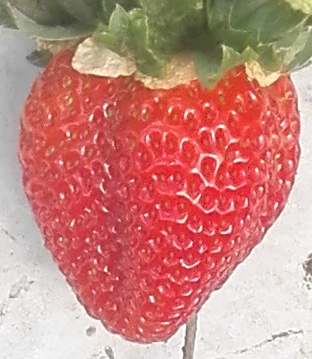
#> input picture Data/Sample/fresa_000.jpg, 312 x 359 px; its folder holds only this picture in this run
$ python preprocessing.py
#> lines starting #> are read from the running program, lines starting #| are printed output that depends on the picture; after the words box and inside, x2 and y2 are one past the last pixel; in counts of white or black regions, pixels touching at a corner belong together
import cv2
import os
import numpy as np

# Input and Output Directories
input_dir = "Data/Sample"
output_dir = "processed_images/sample"

# Ensure output directory exists
os.makedirs(output_dir, exist_ok=True)

# Process all images
for filename in os.listdir(input_dir):
    if filename.endswith(".jpg") or filename.endswith(".png"):
        # Read image
        image = cv2.imread(os.path.join(input_dir, filename))
#> image is the input picture: shape (359, 312, 3); mean B, G, R 125.8, 133.6, 199.9

        # Resize
        image = cv2.resize(image, (256, 256))
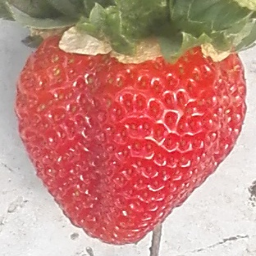
#> image: shape (256, 256, 3); mean B, G, R 125.7, 133.5, 199.8

        # Noise Reduction
        image = cv2.GaussianBlur(image, (5,5), 0)
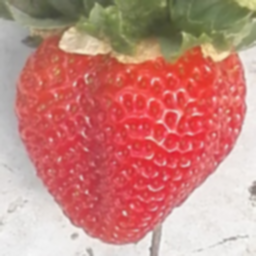
#> image: shape (256, 256, 3); mean B, G, R 125.7, 133.5, 199.8

        # Convert to HSV
        hsv_image = cv2.cvtColor(image, cv2.COLOR_BGR2HSV)
#> hsv_image: shape (256, 256, 3); mean H, S, V 62.8, 98.2, 200.7

        # Background Segmentation
        gray = cv2.cvtColor(image, cv2.COLOR_BGR2GRAY)
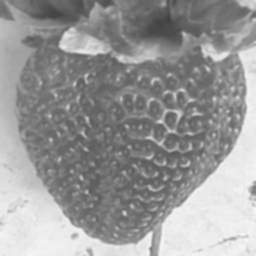
#> gray: shape (256, 256); min 65, max 247, mean 152.4
        _, threshold = cv2.threshold(gray, 0, 255, cv2.THRESH_BINARY + cv2.THRESH_OTSU)
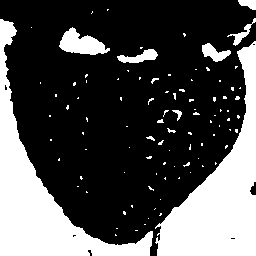
#> threshold: shape (256, 256); 30.5% white; 97 white regions (85 under 20 px), largest, box (x1, y1, x2, y2) and area: (155, 41, 256, 256) 8903, (0, 19, 153, 256) 8745, (59, 27, 110, 55) 793

        # Save Processed Image
        cv2.imwrite(os.path.join(output_dir, filename), image)

print("Batch Processing Complete!")

$ run again, on Data/Sample/fresa_004.jpg
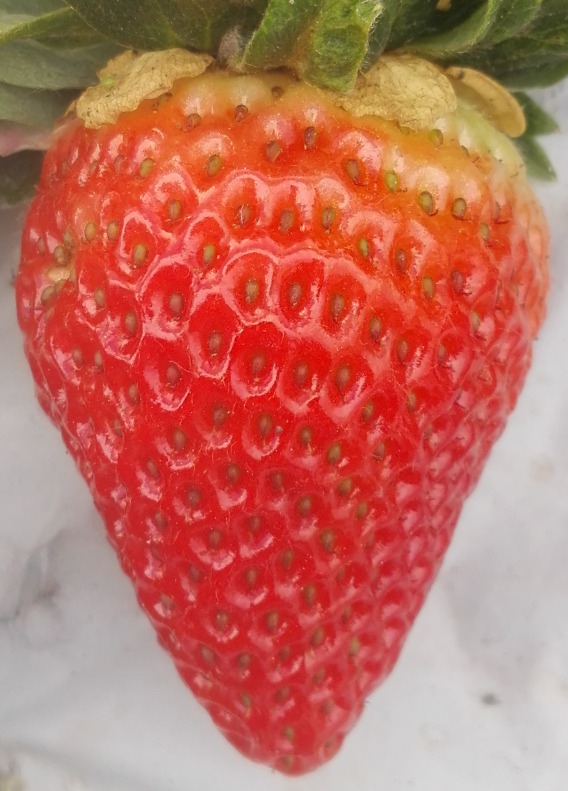
#> input picture Data/Sample/fresa_004.jpg, 1135 x 1582 px (shown at 1/2 size)
#> image is the input picture: shape (1582, 1135, 3); mean B, G, R 94.2, 110.6, 191.4
#> hsv_image: shape (256, 256, 3); mean H, S, V 42.4, 128.1, 191.4
#> `gray = cv2.cvtColor(image, cv2.COLOR_BGR2GRAY)`:
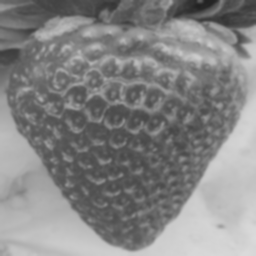
#> gray: shape (256, 256); min 34, max 219, mean 132.8
#> `_, threshold = cv2.threshold(gray, 0, 255, cv2.THRESH_BINARY + cv2.THR..`:
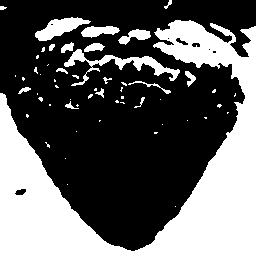
#> threshold: shape (256, 256); 37.4% white; 56 white regions (38 under 20 px), largest, box (x1, y1, x2, y2) and area: (0, 20, 256, 256) 21416, (64, 49, 180, 86) 968, (35, 17, 91, 41) 639

$ run again, on Data/Sample/fresa_005.jpg
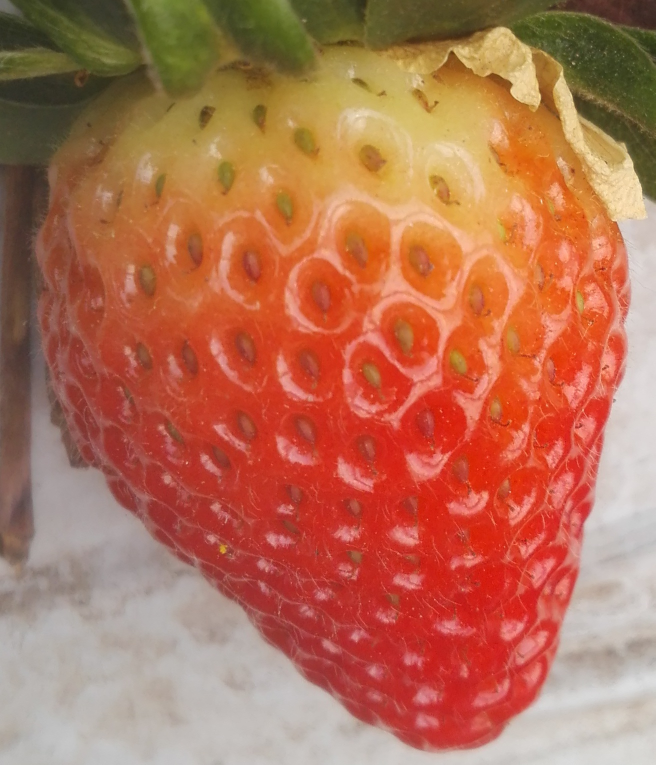
#> input picture Data/Sample/fresa_005.jpg, 1311 x 1529 px (shown at 1/2 size)
#> image is the input picture: shape (1529, 1311, 3); mean B, G, R 85.2, 113, 180.2
#> hsv_image: shape (256, 256, 3); mean H, S, V 13.4, 132.1, 180.3
#> `gray = cv2.cvtColor(image, cv2.COLOR_BGR2GRAY)`:
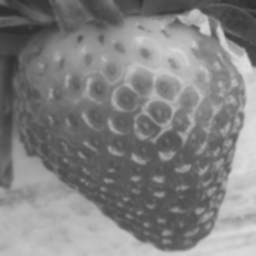
#> gray: shape (256, 256); min 46, max 221, mean 129.8
#> `_, threshold = cv2.threshold(gray, 0, 255, cv2.THRESH_BINARY + cv2.THR..`:
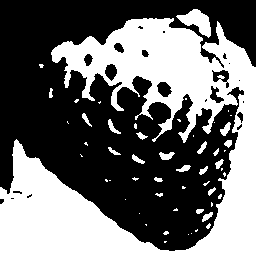
#> threshold: shape (256, 256); 42.4% white; 54 white regions (33 under 20 px), largest, box (x1, y1, x2, y2) and area: (0, 18, 256, 256) 26179, (176, 9, 211, 38) 488, (159, 152, 175, 160) 85

$ run again, on Data/Sample/fresa_006.jpg
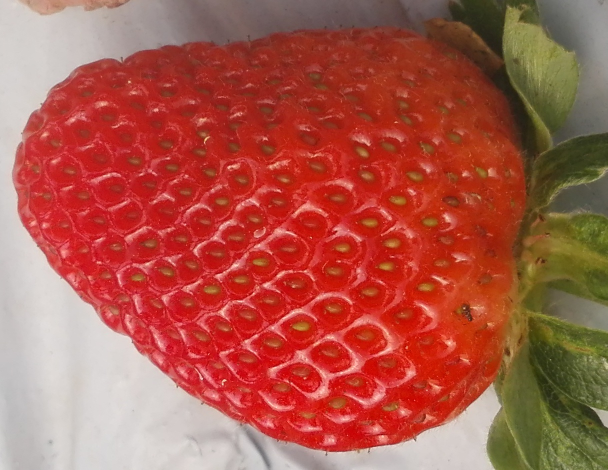
#> input picture Data/Sample/fresa_006.jpg, 1215 x 940 px (shown at 1/2 size)
#> image is the input picture: shape (940, 1215, 3); mean B, G, R 74.7, 88.9, 171.8
#> hsv_image: shape (256, 256, 3); mean H, S, V 22.2, 145.7, 172
#> `gray = cv2.cvtColor(image, cv2.COLOR_BGR2GRAY)`:
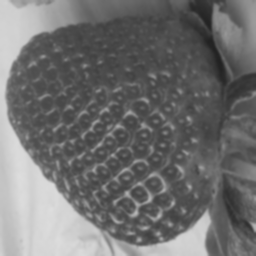
#> gray: shape (256, 256); min 33, max 221, mean 111.9
#> `_, threshold = cv2.threshold(gray, 0, 255, cv2.THRESH_BINARY + cv2.THR..`:
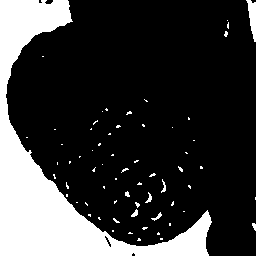
#> threshold: shape (256, 256); 21.6% white; 65 white regions (57 under 20 px), largest, box (x1, y1, x2, y2) and area: (0, 0, 212, 256) 13378, (246, 0, 256, 42) 236, (145, 192, 152, 203) 33

$ run again, on Data/Sample/fresa_001.jpg
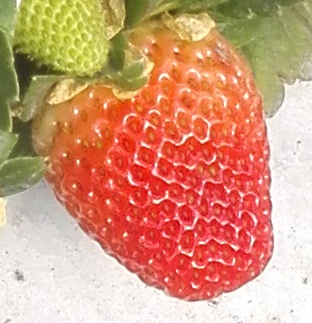
#> input picture Data/Sample/fresa_001.jpg, 312 x 323 px
#> image is the input picture: shape (323, 312, 3); mean B, G, R 121, 152, 211.1
#> hsv_image: shape (256, 256, 3); mean H, S, V 21.7, 112.6, 211.9
#> `_, threshold = cv2.threshold(gray, 0, 255, cv2.THRESH_BINARY + cv2.THR..`:
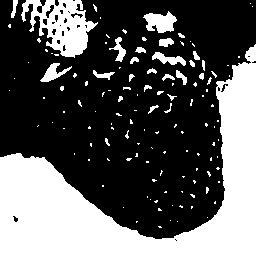
#> threshold: shape (256, 256); 35.5% white; 129 white regions (103 under 20 px), largest, box (x1, y1, x2, y2) and area: (0, 44, 256, 256) 18374, (21, 0, 98, 58) 2283, (143, 11, 177, 33) 478
